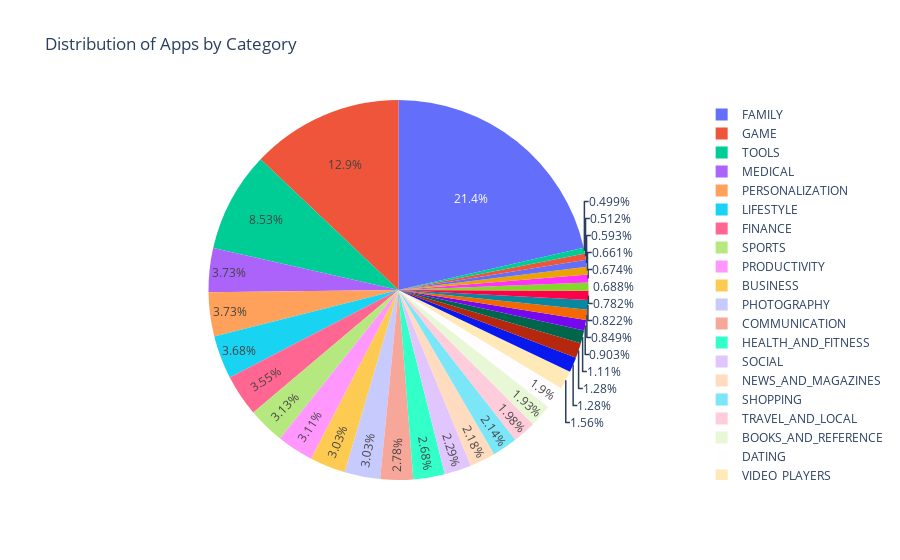

Notebook code cell kept with this figure:
### Code cell
import plotly.express as px

fig = px.pie(pi_df, values='count', names='Category', title='Distribution of Apps by Category ')
fig.show()

### Figure 1 — Plotly figure (JSON) as saved in the notebook; plotly's stock layout.template omitted (floating-point values rounded to 4 significant figures)
{"data": [{"domain": {"x": [0, 1], "y": [0, 1]}, "hovertemplate": "Category=%{label}<br>count=%{value}<extra></extra>", "labels": ["ART_AND_DESIGN", "AUTO_AND_VEHICLES", "BEAUTY", "BOOKS_AND_REFERENCE", "BUSINESS", "COMICS", "COMMUNICATION", "DATING", "EDUCATION", "ENTERTAINMENT", "EVENTS", "FAMILY", "FINANCE", "FOOD_AND_DRINK", "GAME", "HEALTH_AND_FITNESS", "HOUSE_AND_HOME", "LIBRARIES_AND_DEMO", "LIFESTYLE", "MAPS_AND_NAVIGATION", "MEDICAL", "NEWS_AND_MAGAZINES", "PARENTING", "PERSONALIZATION", "PHOTOGRAPHY", "PRODUCTIVITY", "SHOPPING", "SOCIAL", "SPORTS", "TOOLS", "TRAVEL_AND_LOCAL", "VIDEO_PLAYERS", "WEATHER"], "legendgroup": "", "name": "", "showlegend": true, "type": "pie", "values": [58, 63, 37, 143, 225, 49, 206, 141, 95, 67, 38, 1590, 263, 82, 959, 199, 50, 61, 273, 95, 277, 162, 44, 277, 225, 231, 159, 170, 232, 633, 147, 116, 51]}], "layout": {"legend": {"tracegroupgap": 0}, "title": {"text": "Distribution of Apps by Category "}}}
